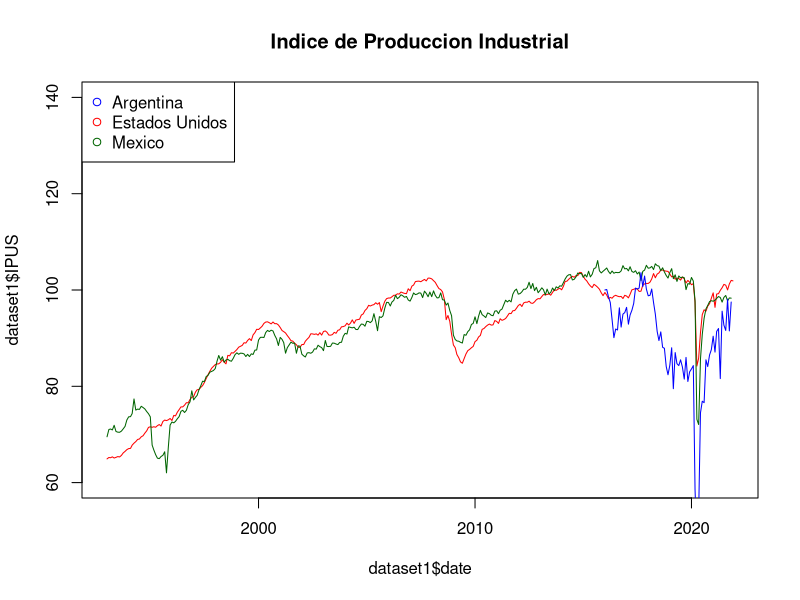

Source code (R):
########### MANEJO DE DATA FRAMES ################
library(readxl)
library(dplyr)

#Cambio de directorio de trabajo
setwd("C:/Users/K17095/Documents/Curso macro R/Datos")


### IMPORTAR LOS DATOS
ipus <- read_excel("Actividad Industrial.xlsx", sheet = 1)
imai <- read_excel("Actividad Industrial.xlsx", sheet = 2)
ipim <- read_excel("Actividad Industrial.xlsx", sheet = 3)


#El objetivo de este script será graficar las series de actividad industrial
#de Estados Unidos, Mexico, y Argentina


### ELIMINAR VARIABLES
imai$Fecha <- NULL

### SUBSET DE VARIABLES
ipus <- select(ipus, date, value)

### AGREGAR VARIABLES
imai$date <- seq(from = as.Date("1993-01-01"),
                 to = as.Date("2021-11-01"),
                 by = "1 month")

### AGREGAR VARIABLES (CON BASE EN OTRA)
ipim <- ipim %>% mutate(IPIM_100 = IPIM-34)

### AGREGAR FILAS
#Para graficar a diciembre hay que agregar NA's al ipim e imai
dic_ipim <- data.frame(IPIM = NA, IPIM_100 = NA, Mes = as.Date("2021-12-01"))

ipim <- rbind(ipim, dic_ipim)


### JOINS
#full_join
dataset <- full_join(ipus, imai, by = "date")

#Left (o right) join
dataset1 <- left_join(dataset, ipim, by = c("date" = "Mes"))

#Antijoin (no nos sirve para este caso pero es util en otros)
data_antijoin <- anti_join(dataset, ipim, by = c("date" = "Mes"))



### PLOT
dataset1
colnames(dataset1) <- c("date", "IPUS", "IMAI", "IPIM", "IPIM_100")

plot(x = dataset1$date, y = dataset1$IPUS, type = "l",
     col = "red", ylim = c(60, 140), main = "Indice de Produccion Industrial")
points(x = dataset1$date, y = dataset1$IMAI, type = "l", col = "darkgreen")
points(x = dataset1$date, y = dataset1$IPIM_100, type = "l", col = "blue")

legend("topleft", legend = c("Argentina", "Estados Unidos", "Mexico"),
       col = c("blue", "red", "darkgreen"), pch=1)



#### EJERCICIOS ###
#Arregla la serie de IPIM para que sea comparable en la grafica

#Pregunta: ¿qué país tuvo una mayor tasa mensual a.e. negativa en abril 2020?
